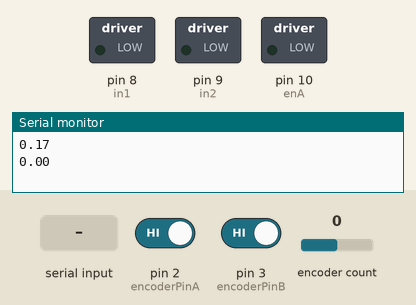
Simulated run of this sketch. Board: Arduino Uno, built with avr-gcc and run on an emulated ATmega328P. Parts: switched loads named in the sketch (green lamp = pin HIGH), the last lines printed to the serial monitor. The inputs (shaded band) are chosen by the test bench; at power-on: pin 2 (encoderPinA) HIGH, pin 3 (encoderPinB) HIGH, encoder count 0.

Above: at 1.2 s.
1.3 s: "90,45\n" received over Serial
At 2.1 s:
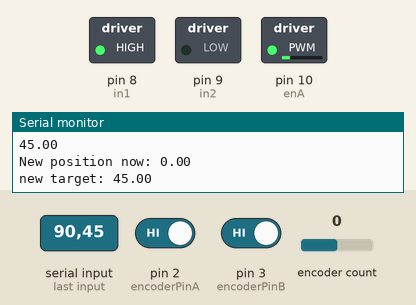
At 3.1 s:
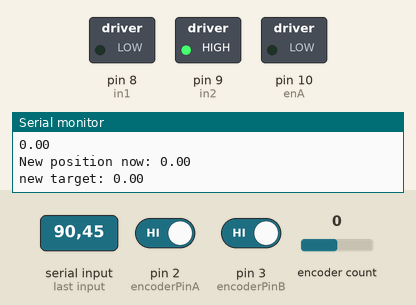
3.9 s: "200\n" received over Serial
At 4.7 s:
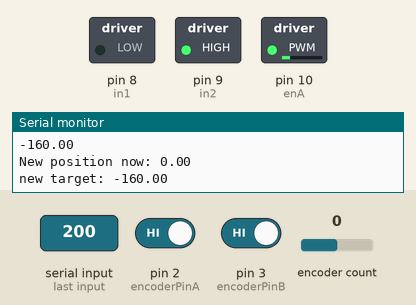
Timing chart, 0 to 6.9 s (numbered marks = the images above; inputs shaded):
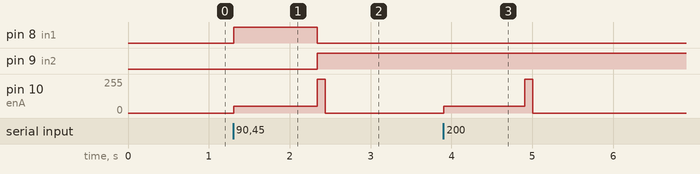

The sketch:

dc_stepper.ino
```cpp
#include <SoftwareSerial.h>
#include <Encoder.h>

#define DEBUG_MODE true

#define enA 10
#define in1 8
#define in2 9

#define encoderPinA 2
#define encoderPinB 3


#define CW true
#define CCW false

double ENCODER_STEP = 0.171756;

volatile int encoder0Pos = 0;
volatile int encoder0PinALast = LOW;
volatile int n = LOW;
volatile int m = LOW;

// *** BT ***
SoftwareSerial bt (11,12);  //RX, TX (Switched on the Bluetooth - RX -> TX | TX -> RX)
bool use_bt = false;
int input = 0;
char sign;

// *** Motor ***
bool cur_direction = CW;
bool to_move = false;
double target = 0;
bool new_input = false;
bool dir_to_target;
double newPosition;
int rot_speed = 50;
double close_enough = ENCODER_STEP;

// *** Encoder ***
Encoder myEnc(5, 6);
double oldPosition  = -999;

void setup() {
  if (use_bt){
    bt.begin(9600);
    //bt.listen();
  }
  Serial.begin(9600);
  Serial.println(ENCODER_STEP);
  pinMode(enA, OUTPUT);
  pinMode(in1, OUTPUT);
  pinMode(in2, OUTPUT);


  pinMode (encoderPinA,INPUT);
  pinMode (encoderPinB,INPUT);
  attachInterrupt(1, CountA, CHANGE);
  attachInterrupt(0, StateB, FALLING);
}

void CountA()
{
  n = digitalRead(encoderPinA);
  if ((encoder0PinALast == LOW) && (n == HIGH)) {
    if (m == LOW) {                                 // m == direction
      encoder0Pos--;
    }
    else {
      encoder0Pos++;
    }
  }
}
void StateB()
{
  m = digitalRead(encoderPinB);
}

void loop() {

  // *** Read Encoder ***

  newPosition = -encoder0Pos * ENCODER_STEP;
  if (abs(newPosition - oldPosition) > ENCODER_STEP){
    oldPosition = newPosition;
    if (DEBUG_MODE)
      Serial.println(newPosition);
  }

  // *** Get input ***
  if (use_bt){
    if (bt.available()){
      delay(3);
      sign = bt.read();
      input = (int)bt.read();

      if (sign == '-'){
        input = -input;
      }
      new_input = true;
    }
  }else{
    if (Serial.available() > 0) {
      input = Serial.parseInt();
      new_input = true;
    }
  }


  // *** Move motor ***
  if (new_input){
    new_input = false;
    if (DEBUG_MODE){
      Serial.println(to_deg(input));
      encoder0Pos = 0;
      newPosition = 0;
    }
    //rotate(0);
    input = to_deg(input);
    target = newPosition + input;
    dir_to_target = target>newPosition;
    Serial.print("New position now: "); Serial.println(newPosition);
    Serial.print("new target: "); Serial.println(target);
    to_move = true;
  }

  if (to_move)
    move_to_target();
}

void move_to_target(){
  if (dir_to_target == CW && target - newPosition > close_enough){
    rotate(rot_speed);
  }else if (dir_to_target == CCW && newPosition - target > close_enough){
    rotate(-rot_speed);
  }else{
    if (to_move){
      if (dir_to_target == CW)
        rotate(255);
      else
        rotate(-255);
      delay(100);
    }
    rotate(0);
    to_move = false;
    if (DEBUG_MODE){
      delay(1000);
      Serial.print("Angle from target: "); Serial.println(newPosition-target);
      Serial.print("Target: "); Serial.println(target);
      Serial.print("Position: "); Serial.println(newPosition);
    }
    //target = newPosition;
  }
}

void rotate(int rot_speed){
   direction(rot_speed>0);
   analogWrite(enA, abs(rot_speed));
}

void direction(bool cw){
  if (cw){
    digitalWrite(in1, HIGH);
    digitalWrite(in2, LOW);
  }else{
    digitalWrite(in1, LOW);
    digitalWrite(in2, HIGH);
  }
}

float to_deg(float deg){
    deg -= floor(deg/360) * 360;
    if (deg > 180){
      deg -= 360;
    }
    return deg;
}
```

Measured:
- after the input at 1.3 s, pin 8 (in1): LOW → HIGH at once, → LOW 1.0 s later; pin 9 (in2): LOW → HIGH after 1.0 s; pin 10 (enA): 0/255 → 50/255 at once, → 255/255 1.0 s later, → 0/255 0.10 s later
- after the input at 3.9 s, pin 10 (enA): 0/255 → 50/255 at once, → 255/255 1.0 s later, → 0/255 0.10 s later
